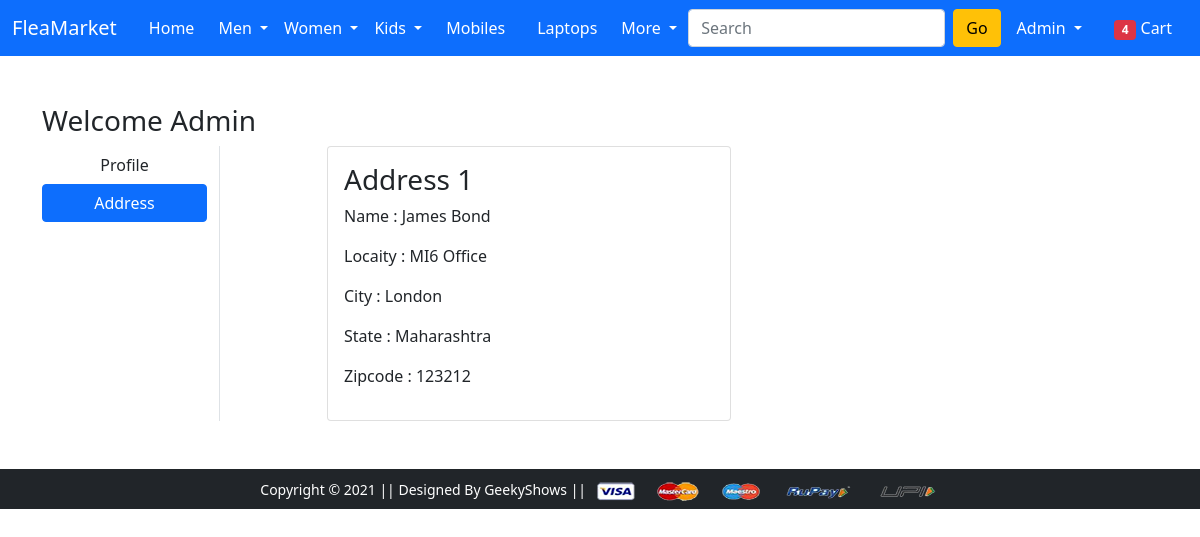
The page /address/ (signed in) on the database its author committed.
### app/models.py (models this page shows, shortened)
class Customer(models.Model):
    user = models.ForeignKey(User, on_delete=models.CASCADE)
    name = models.CharField(max_length=50)
    locality = models.CharField(max_length=50)
    city = models.CharField(max_length=50)
    zipcode = models.IntegerField()
    state = models.CharField(choices = STATE_CHOICES, max_length=50)

### app/views.py (the view)
# urls.py: path("address/", views.address, name="address"),
def address(request):
   add = Customer.objects.filter(user=request.user)
   return render(request, 'app/address.html', {'add':add, 'active':'btn-primary'})

### app/templates/app/address.html (shortened to what this page needs)
{% extends 'app/base.html' %}
{% load static %}
{% block main-content %}
<div class="container my-5">
  <div class="row">
    <h3>Welcome <span class="text-capitalize">{{request.user}}</span></h3>
    <div class="col-sm-2 border-end">
      <ul class="list-unstyled">
        <li class="d-grid">
          <a href="{% url 'profile' %}" class="btn">Profile</a>
        </li>
        <li class="d-grid">
          <a href="{% url 'address' %}" class="btn {{active}}">Address</a>
        </li>
      </ul>
    </div>
    <div class="col-sm-9 offset-sm-1">
      <div class="row">
        {% for ad in add %}
        <div class="col-sm-6">
          <div class="card">
            <div class="card-body">
              <h3>Address {{forloop.counter}}</h3>
              <p>Name : {{ad.name}}</p>
              <p>Locaity : {{ad.locality}}</p>
              <p>City : {{ad.city}}</p>
              <p>State : {{ad.state}}</p>
              <p>Zipcode : {{ad.zipcode}}</p>
            </div>
          </div>
        </div>
        {% endfor %}
      </div>
    </div>
  </div>
</div>
{% endblock main-content %}

### app/templates/app/base.html (shortened to what this page needs)
<!DOCTYPE html>
{% load static %}
<html lang="en">
<head>
  <link href="https://cdn.jsdelivr.net/npm/bootstrap@5.0.0-beta1/dist/css/bootstrap.min.css" rel="stylesheet"
 />
  <link rel="stylesheet" href="{% static 'app/css/owl.carousel.min.css' %}" />
  <link rel="stylesheet" href="{% static 'app/css/all.min.css' %}" />
  <link rel="stylesheet" href="{% static 'app/css/style.css' %}" />
</head>
<body>
  <nav class="navbar navbar-expand-lg navbar-dark bg-primary">
    <div class="container-fluid">
      <a class="navbar-brand" href="/">FleaMarket</a>
      <div class="collapse navbar-collapse" id="navbarSupportedContent">
        <ul class="navbar-nav me-auto mb-2 mb-lg-0">
          <li class="nav-item mx-2">
            <a href="/" class="nav-link text-white">Home</a>
          </li>
          <li class="nav-item dropdown">
            <a class="nav-link dropdown-toggle text-white" href="#" id="MoreDropdown" role="button"
              data-bs-toggle="dropdown" aria-expanded="false">
              Men
            </a>
          </li>
          <li class="nav-item dropdown">
            <a class="nav-link dropdown-toggle text-white" href="#" id="MoreDropdown" role="button"
              data-bs-toggle="dropdown" aria-expanded="false">
              Women
            </a>
          </li>
          <li class="nav-item dropdown">
            <a class="nav-link dropdown-toggle text-white" href="#" id="MoreDropdown" role="button"
              data-bs-toggle="dropdown" aria-expanded="false">
              Kids
            </a>
          </li>
          <li class="nav-item mx-2">
            <a href="{% url 'mobile' %}" class="nav-link text-white">Mobiles</a>
          </li>
          <li class="nav-item mx-2">
            <a href="{% url 'laptop' %}" class="nav-link text-white">Laptops</a>
          </li>
          <li class="nav-item dropdown">
            <a class="nav-link dropdown-toggle text-white" href="#" id="MoreDropdown" role="button"
              data-bs-toggle="dropdown" aria-expanded="false">
              More
            </a>
            </li>
        </ul>
            <form class="d-flex">
              <input class="form-control me-2" type="search" placeholder="Search" aria-label="Search" />
              <button class="btn btn-warning" type="submit">Go</button>
            </form>
            <div>
              <ul class="navbar-nav me-auto mb-2 mb-lg-0">
                {% if request.user.is_authenticated %}
                <li class="nav-item dropdown mx-2">
                  <a class="nav-link dropdown-toggle text-white" href="#" id="profileDropdown" role="button"
                    data-bs-toggle="dropdown" aria-expanded="false">
                    {{request.user.username|capfirst}}
                  </a>
                </li>
                <li class="nav-item mx-2">
                  <a href="{% url 'showcart' %}" class="nav-link text-white"><span class="badge bg-danger">4</span> Cart
                  </a>
                </li>
                {% endif %}
              </ul>
            </div>
      </div>
    </div>
  </nav>
  <div class="container-fluid">
    {% block main-content %}{% endblock main-content %}
  </div>
  <footer class="container-fluid bg-dark text-center p-2 mt-5">
    <small class="text-white">Copyright &copy; 2021 || Designed By GeekyShows ||
    </small>
    <img src="{% static 'app/images/payment.png' %}" alt="" srcset="" class="img-fluid" height="2px" />
  </footer>
</body>
</html>

### rows shown on the page
Customer: name "James Bond", locality "MI6 Office", city "London", state "Maharashtra", zipcode "123212"

### other values the page prints
{{ request.user.username|capfirst }} "Admin"
{{ request.user }} "Admin"
